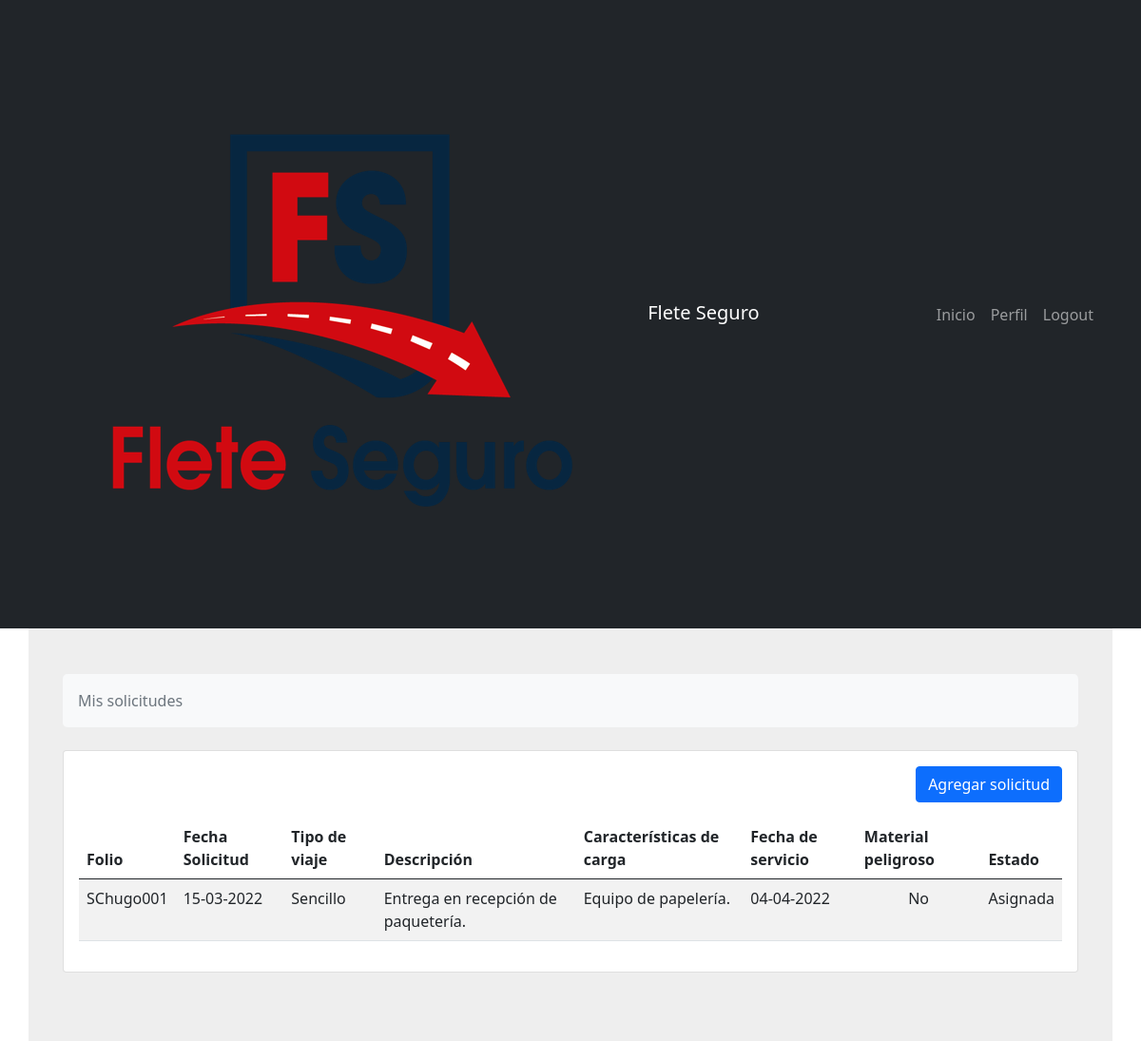
/fletes/solicitudes/cliente (signed in), run on an earlier commit of the app's database.
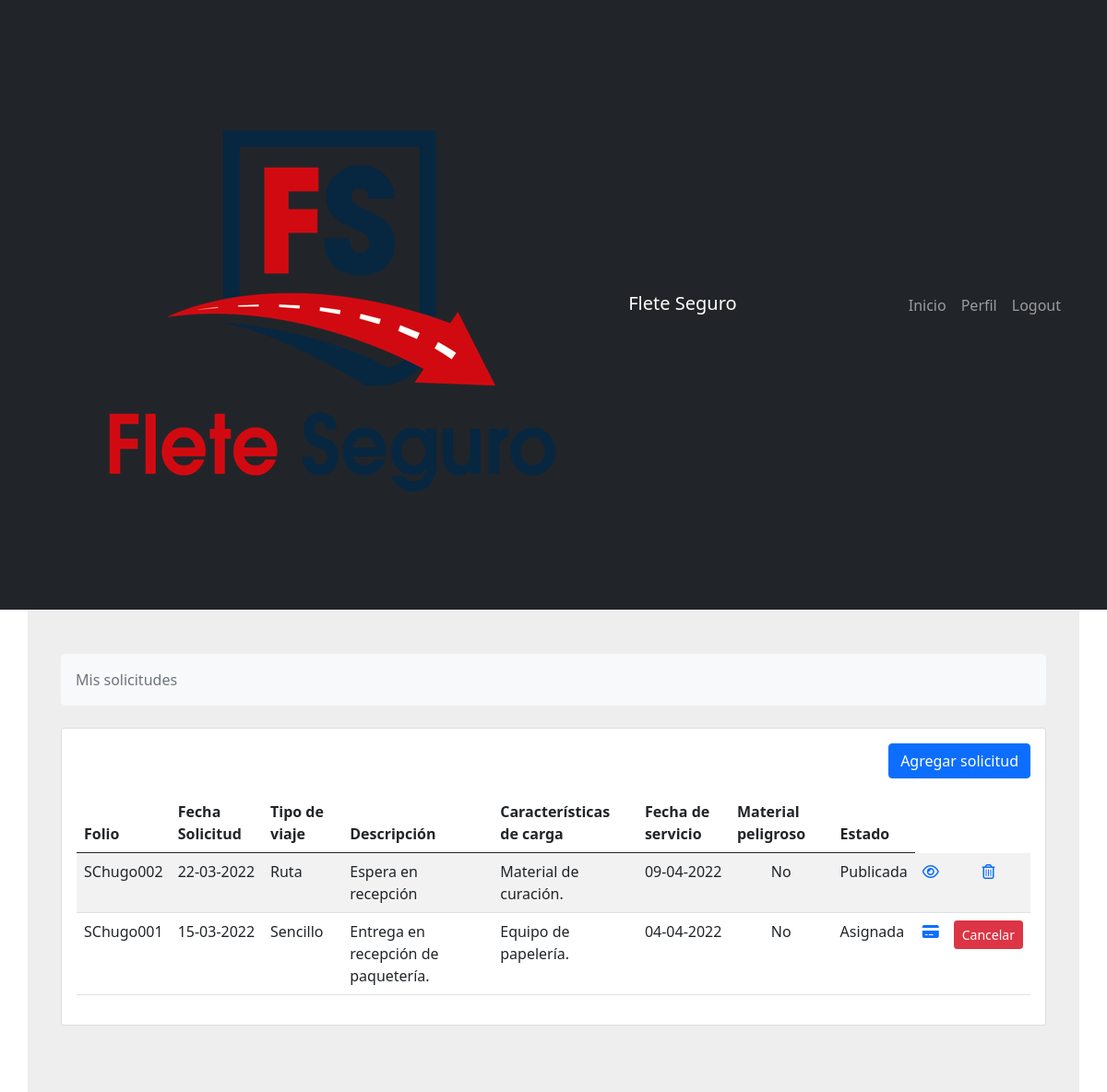
And on a later commit of the database.
### fletes/models.py (models this page shows, shortened)
class Solicitud(models.Model):
    cliente_id = models.ForeignKey(Cliente, on_delete=models.CASCADE)
    folio = models.CharField(verbose_name="Folio", max_length=20, editable=False, unique = True)
    creado = models.DateTimeField(editable=False)
    modificado = models.DateTimeField()
    descripcion_servicio = models.TextField(verbose_name="Descripción de servicio")
    caracteristicas_carga = models.TextField(verbose_name="Tipo de carga")
    peso_carga = models.FloatField(verbose_name="Peso de la carga(kg)")
    volumen_carga = models.FloatField(verbose_name="Volumen de la carga(mts3)")
    unidades_totales = models.IntegerField(verbose_name="Unidades totales de la carga")
    fecha_servicio = models.DateTimeField(verbose_name="Fecha de servicio", validators=[validate_date])
    hora = models.TimeField(verbose_name="Hora de servicio")
    tiempo_carga = models.IntegerField(verbose_name="Tiempo máximo para la carga(min)")
    domicilio_id = models.ForeignKey(Domicilios, on_delete=models.PROTECT, verbose_name="Origen")
    estado_solicitud = models.CharField(verbose_name="Estado", choices=ESTADO_SOLICITUD, max_length=40, default="Guardada")
    tiempo_total = models.FloatField(verbose_name="Tiempo total del viaje", null=True, blank=True)
    km_total = models.FloatField(verbose_name="Km totales del viaje", null=True, blank=True)
    slug = models.SlugField(null=True, blank=True)
    material_peligroso = models.BooleanField(
        verbose_name="Es material peligroso",
        default=False,)
    motivo_cancelacion = models.TextField(verbose_name="Motivo de cancelación")
    activo = models.BooleanField(
        verbose_name="Activo",
        default=True,)
    def has_destinos(self):
        destinos =  Destino.objects.filter(solicitud_id=self.pk)
        if destinos:
            destinos = list(destinos)
            return "Ruta" if len(destinos) > 1 else "Sencillo"
        else:
            return "Sencillo"
    def cotizacionFinal(self):
        cotizacion = Cotizacion.objects.filter(solicitud_id=self.id).filter(estado_cotizacion='Confirmada') | Cotizacion.objects.filter(solicitud_id=self.id).filter(estado_cotizacion='Pagada') | Cotizacion.objects.filter(solicitud_id=self.id).filter(estado_cotizacion='Pendiente de pago')
        return cotizacion[0] if cotizacion else False

### fletes/views.py (the view)
# urls.py: path('solicitudes/cliente', SolicitudClienteListView.as_view(), name='solicitudes-cliente'),
class SolicitudClienteListView(ListView):
    model = Solicitud
    template_name = 'fletes/solicitudes.html'
    context_object_name = 'solicitudes'
    def get_queryset(self):
        return Solicitud.objects.filter(
            cliente_id=self.request.user.cliente
        ).order_by('-creado').exclude(
            activo=False
        )

### usuarios/models.py (called while the page is built)
    @property
    def is_transportista(self):
        return self.es_transportista == True

### fletes/templates/fletes/solicitudes.html (shortened to what the changed rows need)
{% extends 'base.html' %}
{% load crispy_forms_tags %}
{% block content %}
<section style="background-color: #eee;">
    <div class="container py-5 mt-4r">
        {% if user.is_transportista %}
        <div class="row justify-content-center">
            <div class="col">
                <nav aria-label="breadcrumb" class="bg-light rounded-3 p-3 mb-4">
                    <ol class="breadcrumb mb-0">
                        <li class="breadcrumb-item active" aria-current="page">Solicitudes vigentes</li>
                    </ol>
                </nav>
            </div>
        </div>
        <div class="row">
            <div class="col-12 justify-content-center">
                <div class="card mb-4">
                    <div class="card-body">
                        <div class="table-responsive">
                            {% if solicitudes %}
                            <table class="table table-striped">
                                <thead>
                                    <tr>
                                        <th>Folio</th>
                                        <th>Tipo de viaje</th>
                                        <th>Descripción</th>
                                        <th>Características de carga</th>
                                        <th>Fecha de servicio</th>
                                        <th>Hora del servicio</th>
                                        <th class="text-center">Material peligroso</th>
                                        <th>Estado</th>
                                    </tr>
                                </thead>
                                <tbody>
                                    {% for solicitud in solicitudes%}
                                    <tr>
                                        <td>{{solicitud.folio}}</td>
                                        <td>{{solicitud.has_destinos}}</td>
                                        <td>{{solicitud.descripcion_servicio}}</td>
                                        <td>{{solicitud.caracteristicas_carga}}</td>
                                        <td>{{solicitud.fecha_servicio|date:"d-m-Y"}}</td>
                                        <td>{{solicitud.hora}}</td>
                                        {% if solicitud.material_peligroso %}
                                            <td class="text-center"><i class="fas fa-check"></i></td>
                                        {% else %}
                                            <td class="text-center">No</td>
                                        {% endif%}
                                        <td><a href="{% url 'fletes:agregar-cotizacion' solicitud.slug %}"><button class="btn btn-primary">Cotizar</button></a></td>
                                    </tr>
                                    {% endfor %}
                                </tbody>
                            </table>
                            {% else %}
                            <h2>No existen solicitudes para cotizar</h2>
                            {% endif %}
                        </div>
                    </div>
                </div>
            </div>
        </div>
        {% else %}
        <div class="row">
            <div class="col-12 justify-content-center">
                <div class="card mb-4">
                    <div class="card-body">
                        <div class="row">
                            {% if solicitudes %}
                            <div class="table-responsive">
                                <table class="table table-striped">
                                    <thead>
                                        <tr>
                                            <th>Folio</th>
                                            <th>Fecha Solicitud</th>
                                            <th>Tipo de viaje</th>
                                            <th>Descripción</th>
                                            <th>Características de carga</th>
                                            <th>Fecha de servicio</th>
                                            <th>Material peligroso</th>
                                            <th>Estado</th>
                                        </tr>
                                    </thead>
                                    <tbody>
                                        {% for solicitud in solicitudes%}
                                        <tr>
                                            <td>{{solicitud.folio}}</td>
                                            <td>{{solicitud.creado|date:"d-m-Y"}}</td>
                                            <td>{{solicitud.has_destinos}}</td>
                                            <td>{{solicitud.descripcion_servicio}}</td>
                                            <td>{{solicitud.caracteristicas_carga}}</td>
                                            <td>{{solicitud.fecha_servicio|date:"d-m-Y"}}</td>
                                            {% if solicitud.material_peligroso %}
                                                <td class="text-center"><i class="fas fa-check"></i></td>
                                            {% else %}
                                                <td class="text-center">No</td>
                                            {% endif%}
                                            <td>{{solicitud.estado_solicitud}}</td>
                                            {% if solicitud.estado_solicitud == 'Guardada' or solicitud.estado_solicitud == 'Publicada' %}
                                            <td class="text-center"><a href="{% url 'fletes:detalle-solicitud' solicitud.slug %}"><i class="far fa-eye"></i></a></td>
                                            <td class="text-center">
                                                <a href="{% url 'fletes:delete-solicitud' solicitud.id %}" class="confirm-delete" title="Delete" data-bs-toggle="modal"
                                                data-bs-target="#confirmDeleteModal" id="deleteButton{{solicitud.id}}" title="Eliminar solicitud"><i class="far fa-trash-alt"></i></a>
                                            </td>
                                            {% endif %}
                                            {% if solicitud.estado_solicitud == 'Asignada' and solicitud.cotizacionFinal %}
                                                {% if solicitud.cotizacionFinal.estado_cotizacion == 'Pendiente de pago' %}
                                                <a href="{{solicitud.cotizacionFinal.checkoutUrl}}"><td class="text-center">Pendiente de pago</td></a>
                                                {% else %}
                                                <td class="text-center"><a href="{% url 'fletes:seleccionar-seguro' solicitud.cotizacionFinal.slug %}" title="Pagar solicitud"><i class="fas fa-credit-card"></i></a></td>
                                                <td><button onclick="abrir_modal_confirm_cancel('{% url 'fletes:cancelar-solicitud' solicitud.slug %}')" class="btn btn-danger btn-sm">Cancelar</button></td>
                                                {% endif %}
                                            {% endif %}
                                        </tr>
                                        {% endfor %}
                                    </tbody>
                                </table>
                            </div>
                            {% else %}
                            <h2>No tienes solicitudes registradas</h2>
                            {% endif %}
                        </div>
                    </div>
                </div>
            </div>
        </div>
        {% endif %}
    </div>
</section>
{% endblock content %}

What changed in the data, as far as the page shows it:
added Solicitud: folio "SChugo002", creado "22-03-2022", has_destinos "Ruta", descripcion_servicio "Espera en recepción", caracteristicas_carga "Material de curación.", fecha_servicio "09-04-2022", material_peligroso "No", estado_solicitud "Publicada"
changed Solicitud "SChugo001": now shows "Cancelar"
